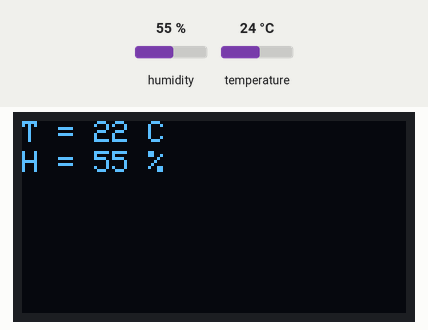
Recording of a program running on a simulated ESP8266 (Wemos D1 mini). Shown: 128×64 one-colour display. Inputs (shaded band) come from the test bench; at power-on: humidity 55 %, temperature 24 °C. WiFi joins after 1.5 s; servers stay silent unless stated; no MQTT or app messages arrive unless stated; what the program prints to the serial monitor is not drawn.

Above: at 2.7 s.
2.8 s: humidity set to 22 %
At 4.2 s:
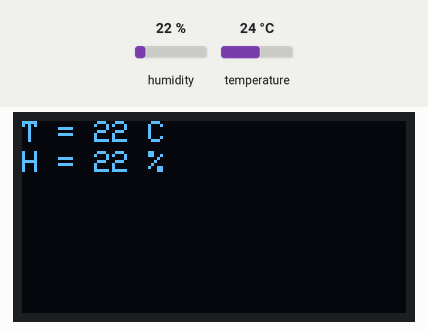
5.1 s: temperature set to 12 °C
At 6.9 s:
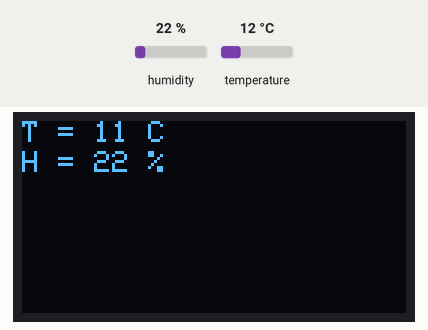
8.6 s: humidity set to 40 %
At 10.0 s:
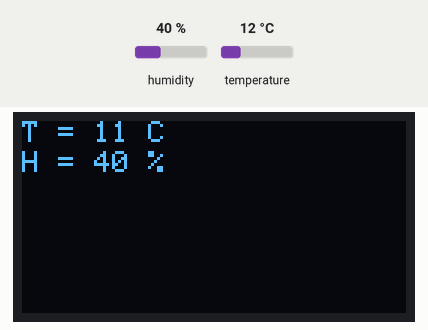
12.6 s: temperature set to 19 °C
At 16.9 s:
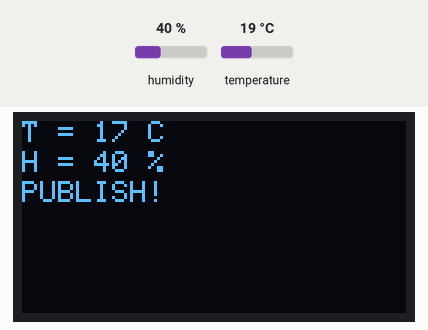
Timing chart, 0 to 17.7 s (numbered marks = the images above; inputs shaded):
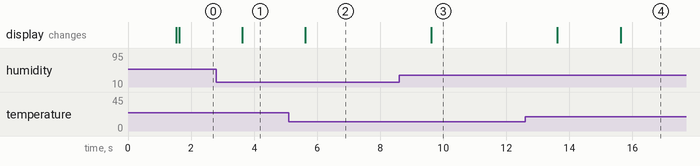

Measured:
- after the input at 2.8 s, the display: changes after 0.82 s (image 1)
- after the input at 5.1 s, the display: changes after 0.52 s (image 2)
- after the input at 8.6 s, the display: changes after 1.0 s (image 3)
- after the input at 12.6 s, the display: first changes after 1.0 s (image 4 shows a later state)

The program:

main.cpp
```cpp
#include <Arduino.h>
#include <ESP8266WiFi.h>
#include <ESP8266WiFiMulti.h>
#include <PubSubClient.h>
#include "DHTesp.h"
#include <SPI.h>
#include <Wire.h>
#include <Adafruit_GFX.h>
#include "Adafruit_SSD1306.h"

#define OLED_RESET 0  // GPIO0
Adafruit_SSD1306 display(OLED_RESET);

DHTesp dht;
long dhtInterval;
long pubInterval = 15000;

const int buttonPin = D3;

const char* ssid     = "Papillon_EXT"; // "WIFI-WISeKey";
const char* password = "70445312"; // "75468471810334508893";

int status = WL_IDLE_STATUS;   // the Wifi radio's status

IPAddress brokerIP(192, 168, 2, 103); // abxvtnyocolvw-ats.iot.eu-west-1.amazonaws.com
const char* brokerSNI = "raspberrypi2.local";


const char* devID = "d:dev01";
// const char* devUS = "dev01";
// const char* devPW = "dev01";

const char* devTopic = "PapillonIoT/TestSensor/command";

// The following two variables are used for the example outTopic messages.
unsigned int counter = 0;
unsigned long lastPublished = 0;

// Multi AP Wifi utility class
ESP8266WiFiMulti wifiMulti;
// Initialize the Ethernet client object
WiFiClient WIFIclient;
//PubSubClient client(AWSEndpoint, 8883, callback, espClient);
PubSubClient client(WIFIclient);

unsigned long lastDebounceTime = 0;  // the last time the output pin was toggled
unsigned long debounceDelay = 50;    // the debounce time; increase if the output flickers

bool errorStatus = false;

void reconnect() {
  // Loop until we're reconnected
  while (!client.connected()) {
    Serial.print("Attempting MQTT connection.......");
    // Attempt to connect, just a name to identify the client
    if (client.connect(devID)) {
      Serial.println("connected");
      // Once connected, publish an announcement...
      client.publish("PapillonIoT/TestSensor/status","{\"status\":\"Connected!\"}");
      // ... and resubscribe
      client.subscribe(devTopic);
    } else {
      Serial.print("failed, rc=");
      Serial.print(client.state());
      Serial.println(" try again in 5 seconds");
      // Wait 5 seconds before retrying
      delay(5000);
    }
  }
}

//print any message received for subscribed topic
void callback(char* topic, byte* payload, unsigned int length) {
  String sTopic = topic;
  String sCommand = sTopic.substring(sTopic.lastIndexOf("/") + 1);

  Serial.print("Message arrived [");
  Serial.print(topic);
  Serial.print("] ");

  String sPayload = "";
  for (unsigned int i=0; i < length; i++) {
    sPayload += (char)payload[i];
  }
  Serial.println(sPayload);

  Serial.println("Command: " + sCommand);
}

// Set time via NTP, as required for x.509 validation
void setClock() {
  configTime(3 * 3600, 0, "pool.ntp.org", "time.nist.gov");
  Serial.print("Waiting for NTP time sync: ");
  time_t now = time(nullptr);
  while (now < 8 * 3600 * 2) {
    delay(500);
    Serial.print(".");
    now = time(nullptr);
  }
  Serial.println("");
  struct tm timeinfo;
  gmtime_r(&now, &timeinfo);
  Serial.print("Current time: ");
  Serial.println(asctime(&timeinfo));
}

void setup() {
  // initialize serial for debugging
  Serial.begin(115200);

  wifiMulti.addAP("Papillon", "70445312");
  wifiMulti.addAP("Papillon_EXT", "70445312");
  wifiMulti.addAP("InsecureWifi", "");

	Serial.println("Connecting Wifi...");
  while(wifiMulti.run() != WL_CONNECTED) {
      Serial.print(".");
      delay(1000);
  }
  Serial.println();
  if(wifiMulti.run() != WL_CONNECTED) {
    Serial.println("WiFi not connected!");
    delay(1000);
  } else {
      Serial.println("WiFi connected");
      Serial.print("AP : ");
      Serial.println(WiFi.SSID());
      Serial.print("IP address : ");
      Serial.println(WiFi.localIP());
  }

  //connect to MQTT server
  client.setServer(brokerSNI, 1883);
  client.setCallback(callback);

  // Configure button port
  pinMode(buttonPin, INPUT_PULLUP);
  pinMode(LED_BUILTIN, OUTPUT);

  //
  display.begin(SSD1306_SWITCHCAPVCC, 0x3C);  // initialize with the I2C addr 0x3C (for the 64x48)
  dht.setup(D4, DHTesp::DHT11); // Connect DHT sensor to GPIO 17
  dhtInterval = dht.getMinimumSamplingPeriod();
}

float humidity, newHumidity, temperature, newTemperature;
unsigned long previousMillis = 0;        // will store last time LED was updated
unsigned long lastPublish = 0;
String payload;

void loop() {
  // put your main code here, to run repeatedly:
  if (!client.connected()) {
    reconnect();
  } else {
    // Check button
    int reading = digitalRead(buttonPin);
    if (reading == LOW) {
      Serial.println("PUSH!");
      display.setCursor(0,20);
      if (errorStatus) {
        payload = "{\"command\":\"error\",\"value\":\"0\"}";
        display.print("ERROR OFF");
      } else {
        payload = "{\"command\":\"error\",\"value\":\"1\"}";
        display.print("ERROR ON");
      }
      errorStatus = !errorStatus;
      client.publish("PapillonIoT/command", (char*) payload.c_str());
      display.display();
      delay(100);
      display.setCursor(0,20);
      display.print("         ");
      display.display();
    }
    // Update DHT and display
    unsigned long currentMillis = millis();
    if (currentMillis - previousMillis >= dhtInterval) {
      // save the last time the DHT11 was read
      previousMillis = currentMillis;
      newHumidity = dht.getHumidity();
      newTemperature = dht.getTemperature() * 0.9;
      if (newHumidity > 0) {
        if ((newTemperature != temperature) || (newHumidity != humidity)) {
          humidity = newHumidity;
          temperature = newTemperature;
          display.clearDisplay();
          display.setTextSize(1);
          display.setTextColor(WHITE);
          display.setCursor(0,0);
          display.print("T = ");
          display.print(temperature,0);
          display.println(" C");
          display.setCursor(0,10);
          display.print("H = ");
          display.print(humidity,0);
          display.println(" %");
          display.display();
        }
        if (currentMillis - lastPublish >= pubInterval) {
          // save the last the publish was done
          lastPublish = currentMillis;
          payload = "{\"temperature\":\"" + String(newTemperature) + "\", \"humidity\":\"" + String(newHumidity) + "\"}";
          display.setCursor(0,20);
          client.publish("PapillonIoT/TestSensor/data", (char*) payload.c_str());
          display.print("PUBLISH!");
          display.display();
          delay(100);
          display.setCursor(0,20);
          display.print("        ");
          display.display();
        }
      }
    }
  }
  client.loop();
}
```
